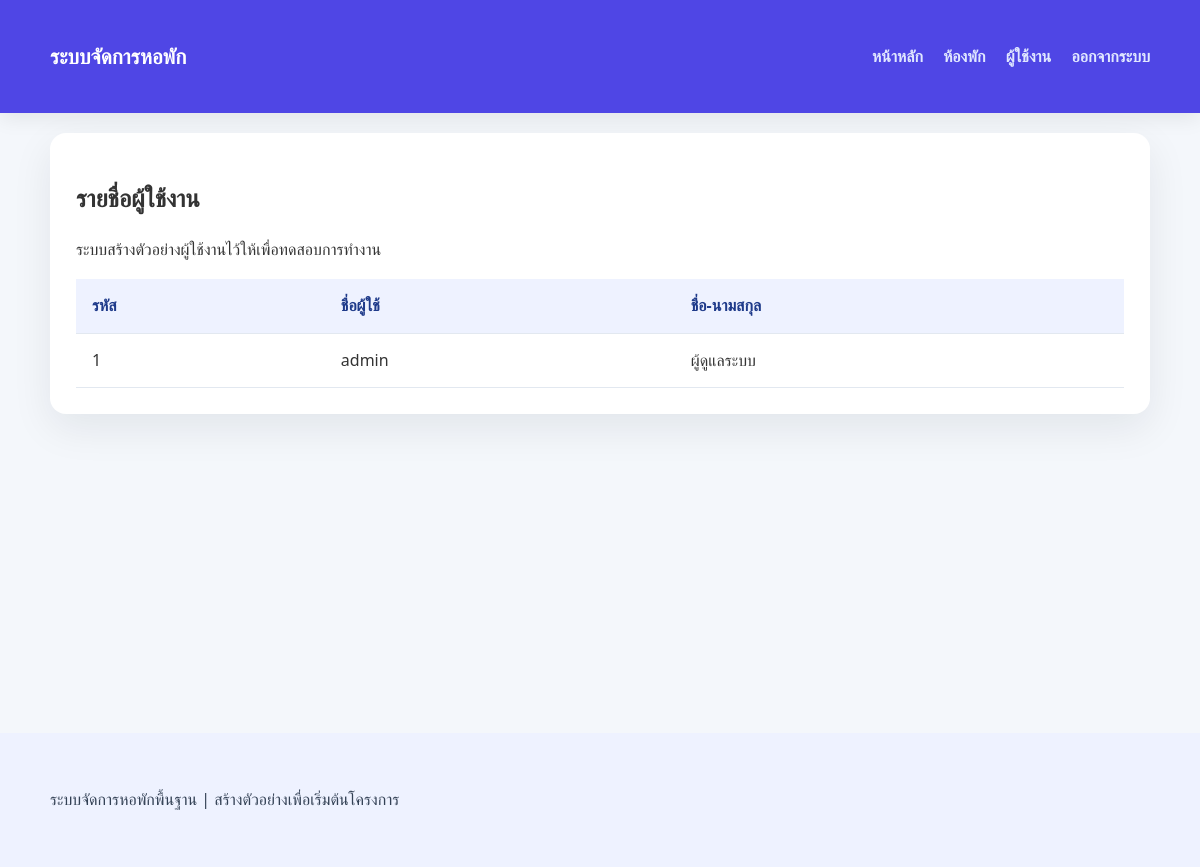
Page /index.php?page=users (signed in) on the earlier database version.
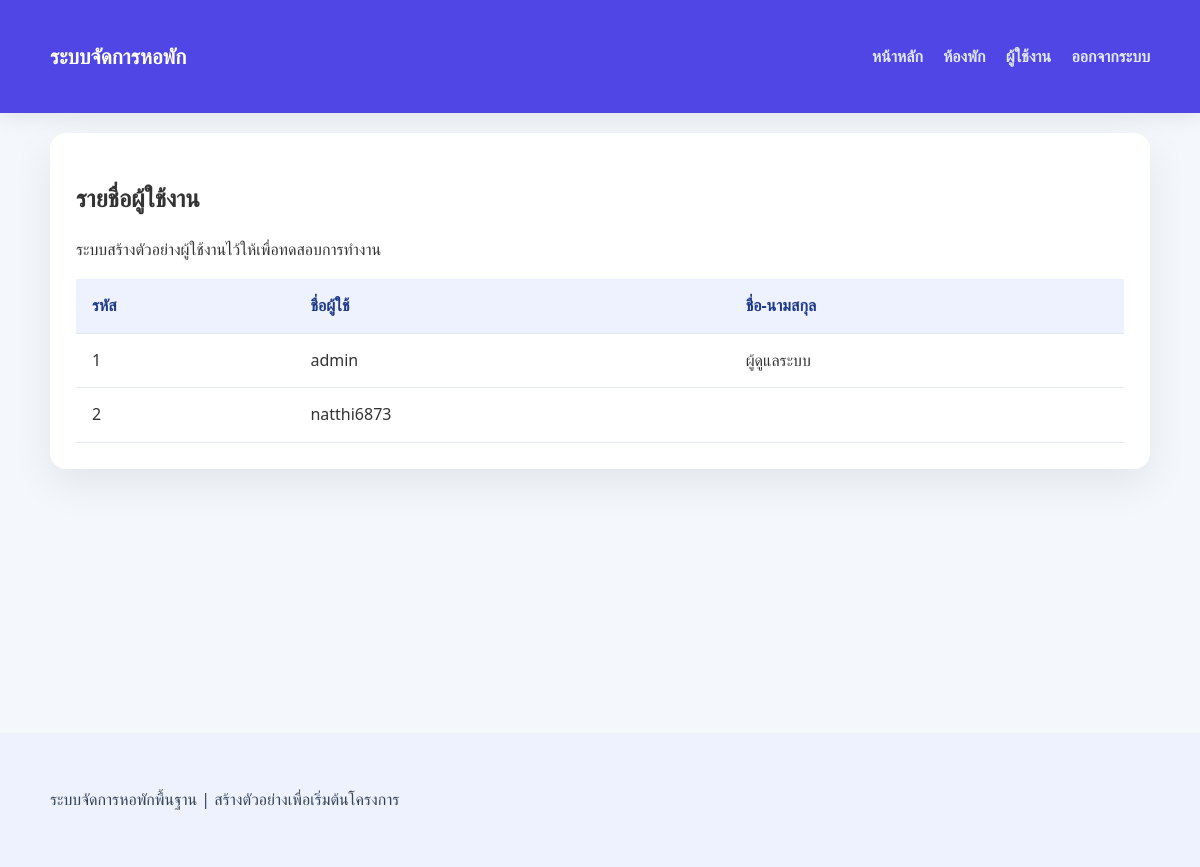
Same page on the later database version.
### tables this page shows
CREATE TABLE users (
                    id INTEGER PRIMARY KEY AUTOINCREMENT,
                    username TEXT UNIQUE NOT NULL,
                    password TEXT NOT NULL,
                    fullname TEXT DEFAULT ""
                );

### includes/helper.php (called while the page is built, shortened)
<?php
function view(string $name, array $data = []): void
{
    extract($data, EXTR_SKIP);
    $viewFile = __DIR__ . '/../app/views/' . $name . '.php';
    require_once __DIR__ . '/../app/views/layout/header.php';
    require_once $viewFile;
    require_once __DIR__ . '/../app/views/layout/footer.php';
}

### app/controllers/UserController.php (called while the page is built, shortened)
<?php
require_once __DIR__ . '/../models/User.php';
class UserController
{
    public static function users(): void
    {
        $users = User::getAll();
        view('users', [
            'title' => 'ผู้ใช้งาน',
            'users' => $users,
        ]);
    }
}

### includes/auth.php (called while the page is built, shortened)
<?php
function is_logged_in(): bool
{
    return !empty($_SESSION['user']);
}

### app/models/User.php (called while the page is built, shortened)
<?php
class User
{
    public static function getAll(): array
    {
        $conn = Database::getConnection();
        return $conn->query('SELECT id, username, fullname FROM users ORDER BY id ASC')->fetchAll();
    }
}

### app/views/users.php (the view, shortened to what this page needs)
<div class="card">
    <h2>รายชื่อผู้ใช้งาน</h2>
    <p>ระบบสร้างตัวอย่างผู้ใช้งานไว้ให้เพื่อทดสอบการทำงาน</p>
    <table>
        <thead>
            <tr>
                <th>รหัส</th>
                <th>ชื่อผู้ใช้</th>
                <th>ชื่อ-นามสกุล</th>
            </tr>
        </thead>
        <tbody>
            <?php foreach ($users as $user): ?>
                <tr>
                    <td><?= htmlspecialchars($user['id'], ENT_QUOTES, 'UTF-8') ?></td>
                    <td><?= htmlspecialchars($user['username'], ENT_QUOTES, 'UTF-8') ?></td>
                    <td><?= htmlspecialchars($user['fullname'], ENT_QUOTES, 'UTF-8') ?></td>
                </tr>
            <?php endforeach; ?>
        </tbody>
    </table>
</div>

### index.php (shortened to what this page needs)
<?php
require_once 'includes/helper.php';
require_once 'includes/auth.php';
require_once 'app/controllers/UserController.php';
$page = $_GET['page'] ?? 'home';
switch ($page) {
    case 'users':
        UserController::users();
        break;
}

### app/views/layout/header.php (shortened to what this page needs)
<!DOCTYPE html>
<html lang="th">
<head>
</head>
<body>
<header class="site-header">
    <div class="layout">
        <h1><?= htmlspecialchars(APP_NAME, ENT_QUOTES, 'UTF-8') ?></h1>
        <nav>
            <a href="index.php">หน้าหลัก</a>
            <a href="index.php?page=rooms">ห้องพัก</a>
            <a href="index.php?page=users">ผู้ใช้งาน</a>
            <?php if (is_logged_in()): ?>
                <a href="index.php?page=logout">ออกจากระบบ</a>
            <?php else: ?>
                <a href="login.php">เข้าสู่ระบบ</a>
                <a href="register.php">สมัครสมาชิก</a>
            <?php endif; ?>
        </nav>
    </div>
</header>
<main class="layout">

### app/views/layout/footer.php (shortened to what this page needs)
</main>
<footer class="site-footer" style="background:#eef2ff; color:#334155; padding:18px 0;">
    <div class="layout">
        <p>ระบบจัดการหอพักพื้นฐาน | สร้างตัวอย่างเพื่อเริ่มต้นโครงการ</p>
    </div>
</footer>
</body>
</html>

### app/views/layout/header.php (style rules this page uses)
body { font-family: 'Segoe UI', Tahoma, Geneva, Verdana, sans-serif; background: #f4f7fb; color: #333; margin: 0; line-height: 1.6; }
.layout { width: min(1100px, calc(100% - 40px)); margin: 0 auto; padding: 20px 0; }
header.site-header { background: #4f46e5; color: #fff; padding: 20px 0; box-shadow: 0 5px 20px rgba(0, 0, 0, 0.08); }
header .layout { display: flex; justify-content: space-between; align-items: center; gap: 12px; }
header h1 { margin: 0; font-size: 1.3rem; }
nav a { color: #e0e7ff; text-decoration: none; margin-left: 16px; font-weight: 600; }
main { min-height: calc(100vh - 220px); }
.card { background: #ffffff; border-radius: 16px; padding: 26px; box-shadow: 0 14px 40px rgba(15, 23, 42, 0.08); margin-bottom: 24px; }
table { width: 100%; border-collapse: collapse; background: #fff; margin-top: 16px; }
table th, table td { padding: 14px 16px; border-bottom: 1px solid #e2e8f0; text-align: left; }
table th { background: #eef2ff; color: #1e3a8a; }

Differences in the rows shown:
added users: id "2", username "natthi6873"
